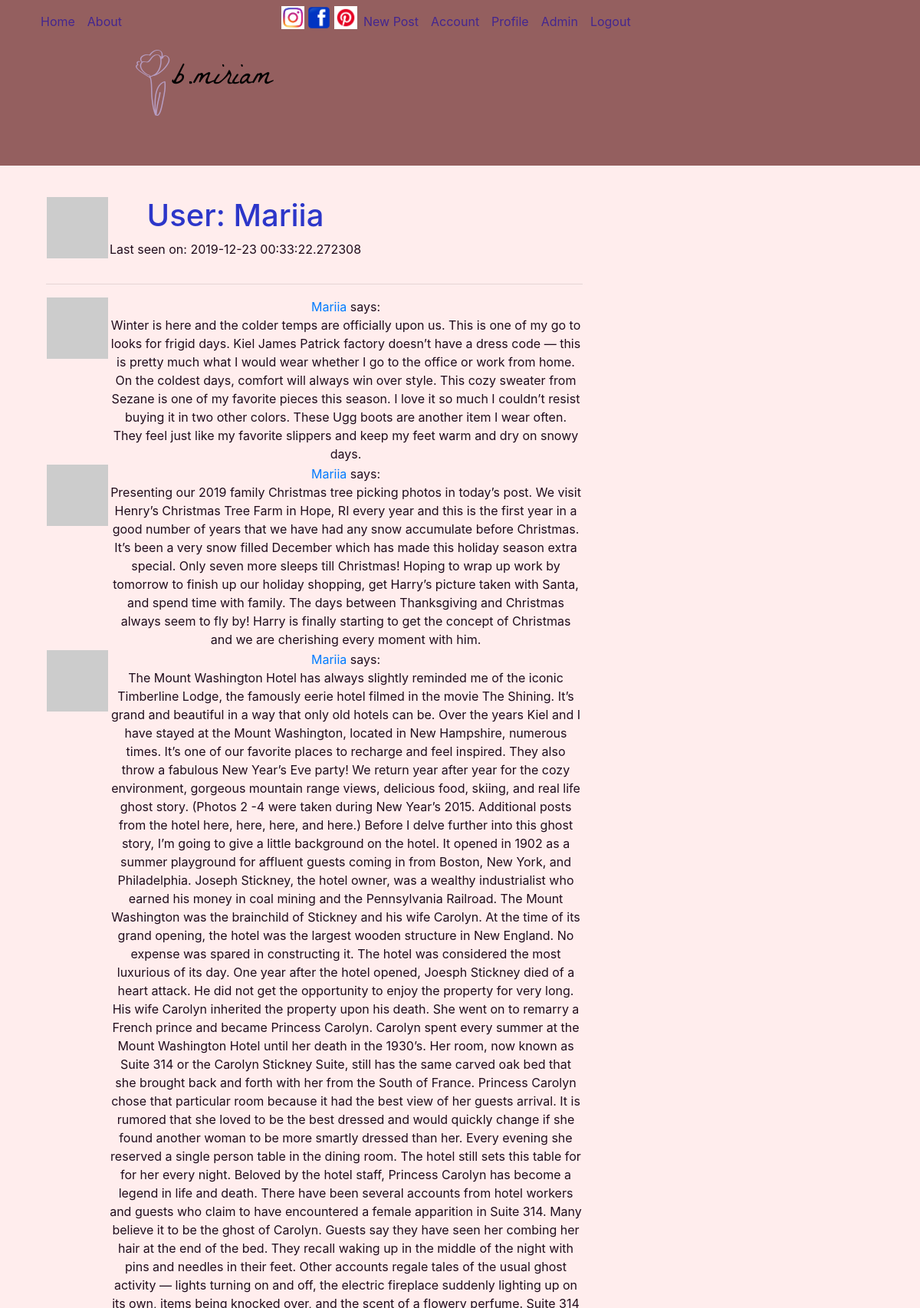
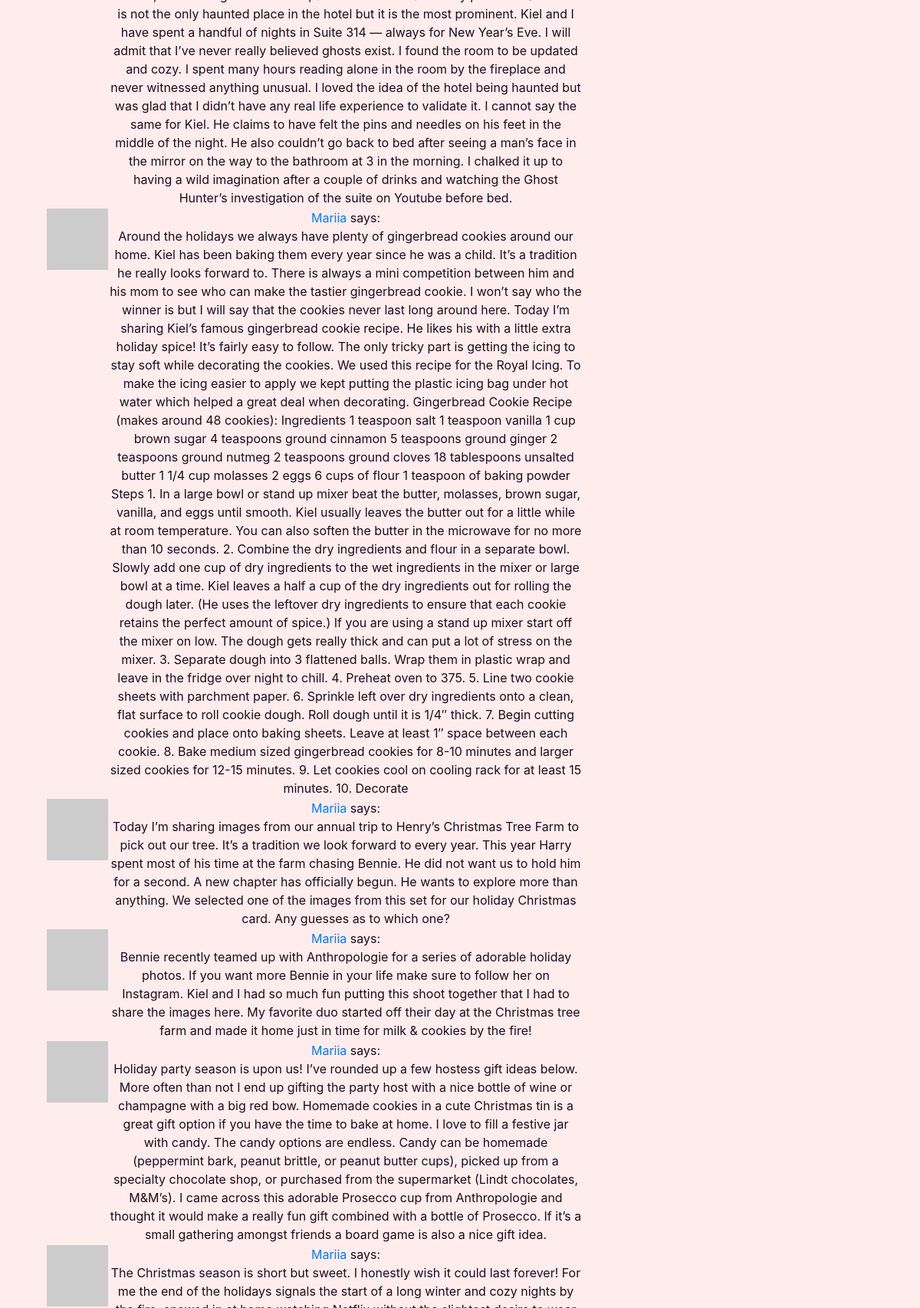
Screenshot of /user/Mariia (signed in, upper part) with the database file from the repository (2 pictures, top to bottom).
### myblog/models.py (models this page shows, shortened)
class User(db.Model, UserMixin):
	id = db.Column(db. Integer, primary_key=True)
	username = db.Column(db.String(20), unique=True, nullable=False)
	email = db.Column(db.String(120), unique=True, nullable=False)
	image_file = db.Column(db.String(20), nullable=False, default='default.jpg')
	password = db.Column(db.String(60), nullable=False)
	posts = db.relationship( 'Post', backref='author', lazy=True)
	about_me = db.Column(db.String(140))
	last_seen = db.Column(db.DateTime, default=datetime.utcnow)
	admin = db.Column(db.Boolean())
	def avatar(self, size):
		digest = md5(self.email.lower().encode('utf-8')).hexdigest()
		return 'https://www.gravatar.com/avatar/{}?d=identicon&s={}'.format(digest, size)

class Post(db.Model):
	id = db.Column(db.Integer, primary_key=True)
	title = db.Column(db.String(100), nullable=False)
	image_file = db.Column(db.String(20), nullable=True, default='default.jpg')
	date_posted = db.Column(db.DateTime, nullable=False, default=datetime.utcnow)
	content = db.Column(db.Text, nullable=False)
	user_id = db.Column(db.Integer, db.ForeignKey('user.id'), nullable=False)
	comments = db.relationship('Comment', backref='article', cascade="all,delete", lazy=True)

### myblog/routes.py (the view)
@app.route('/user/<username>')
@login_required
def user(username):
    user = User.query.filter_by(username=username).first_or_404()
    page = request.args.get('page', 1, type=int)
    posts = Post.query.filter_by(user_id=user.id).paginate(page, 20, False)
    return render_template('user.html', user=user, posts=posts.items)

### myblog/models.py (called while the page is built)
@login_manager.user_loader
def load_user(user_id):
	return User.query.get(int(user_id))

### myblog/routes.py (called while the page is built)
@app.before_request
def before_request():
    if current_user.is_authenticated:
        current_user.last_seen = datetime.utcnow()
        db.session.commit()

@app.before_request
def before_request():
    if current_user.is_authenticated:
        current_user.last_seen = datetime.utcnow()
        db.session.commit()

### myblog/templates/user.html (shortened to what this page needs)
{% extends "layout.html" %}
{% block content %}
    <table>
        <tr valign="top">
            <td><img src="{{ user.avatar(128) }}"></td>
            <td>
                <h1>User: {{ user.username }}</h1>
                {% if user.last_seen %}<p>Last seen on: {{ user.last_seen }}</p>{% endif %}
            </td>
        </tr>
    </table>
    <hr>
    {% for post in posts %}
        {% include '_post.html' %}
    {% endfor %}
{% endblock %}

### myblog/templates/_post.html
<table>
    <tr valign="top">
        <td><img src="{{ post.author.avatar(36) }}"></td>
        <td><a href="{{ url_for('user', username=post.author.username) }}">{{ post.author.username }}</a> says:<br>{{ post.content }}</td>
    </tr>
</table>

### myblog/static/main.css (style rules this page uses)
body { background: #ffeded;; color: #200c1c;; padding: 1rem; text-align: center; margin-top: 15rem; }
h1, h2, h3, h4, h5, h6 { color: #2c36c9; }

### rows the page displays
User: username "Mariia", last_seen "2019-12-23 00:33:22.272308"
Post: author.username "Mariia", content "Winter is here and the colder temps are officially upon us. This is one of my go to looks for frigid days. Kiel James Patrick factory doesn’t have a dress code — this is pretty much what I would wear whether I go to the office or work from home. On the coldest days, comfort will always win over style. This cozy sweater from Sezane is one of my favorite pieces this season. I love it so much I couldn’t resist buying it in two other colors. These Ugg boots are another item I wear often. They feel just like my favorite slippers and keep my feet warm and dry on snowy days."
Post: author.username "Mariia", content "Presenting our 2019 family Christmas tree picking photos in today’s post. We visit Henry’s Christmas Tree Farm in Hope, RI every year and this is the first year in a good number of years that we have had any snow accumulate before Christmas. It’s been a very snow filled December which has made this holiday season extra special. Only seven more sleeps till Christmas! Hoping to wrap up work by tomorrow to finish up our holiday shopping, get Harry’s picture taken with Santa, and spend time with family. The days between Thanksgiving and Christmas always seem to fly by! Harry is finally starting to get the concept of Christmas and we are cherishing every moment with him."
Post: author.username "Mariia", content "The Mount Washington Hotel has always slightly reminded me of the iconic Timberline Lodge, the famously eerie hotel filmed in the movie The Shining. It’s grand and beautiful in a way that only old hotels can be. Over the years Kiel and I have stayed at the Mount Washington, located in New Hampshire, numerous times. It’s one of our favorite places to recharge and feel inspired. They also throw a fabulous New Year’s Eve party! We return year after year for the cozy environment, gorgeous mountain range views, delicious food, skiing, and real life ghost story. (Photos 2 -4 were taken during New Year’s 2015. Additional posts from the hotel here, here, here, and here.) Before I delve further into…"
Post: author.username "Mariia", content "Around the holidays we always have plenty of gingerbread cookies around our home. Kiel has been baking them every year since he was a child. It’s a tradition he really looks forward to. There is always a mini competition between him and his mom to see who can make the tastier gingerbread cookie. I won’t say who the winner is but I will say that the cookies never last long around here. Today I’m sharing Kiel’s famous gingerbread cookie recipe. He likes his with a little extra holiday spice! It’s fairly easy to follow. The only tricky part is getting the icing to stay soft while decorating the cookies. We used this recipe for the Royal Icing. To make the icing easier to apply we kept putting…"
Post: author.username "Mariia", content "Today I’m sharing images from our annual trip to Henry’s Christmas Tree Farm to pick out our tree. It’s a tradition we look forward to every year. This year Harry spent most of his time at the farm chasing Bennie. He did not want us to hold him for a second. A new chapter has officially begun. He wants to explore more than anything. We selected one of the images from this set for our holiday Christmas card. Any guesses as to which one?"
Post: author.username "Mariia", content "Bennie recently teamed up with Anthropologie for a series of adorable holiday photos. If you want more Bennie in your life make sure to follow her on Instagram. Kiel and I had so much fun putting this shoot together that I had to share the images here. My favorite duo started off their day at the Christmas tree farm and made it home just in time for milk & cookies by the fire!"
Post: author.username "Mariia", content "Holiday party season is upon us! I’ve rounded up a few hostess gift ideas below. More often than not I end up gifting the party host with a nice bottle of wine or champagne with a big red bow. Homemade cookies in a cute Christmas tin is a great gift option if you have the time to bake at home. I love to fill a festive jar with candy. The candy options are endless. Candy can be homemade (peppermint bark, peanut brittle, or peanut butter cups), picked up from a specialty chocolate shop, or purchased from the supermarket (Lindt chocolates, M&M’s). I came across this adorable Prosecco cup from Anthropologie and thought it would make a really fun gift combined with a bottle of Prosecco. If it’s…"
Post: author.username "Mariia"
